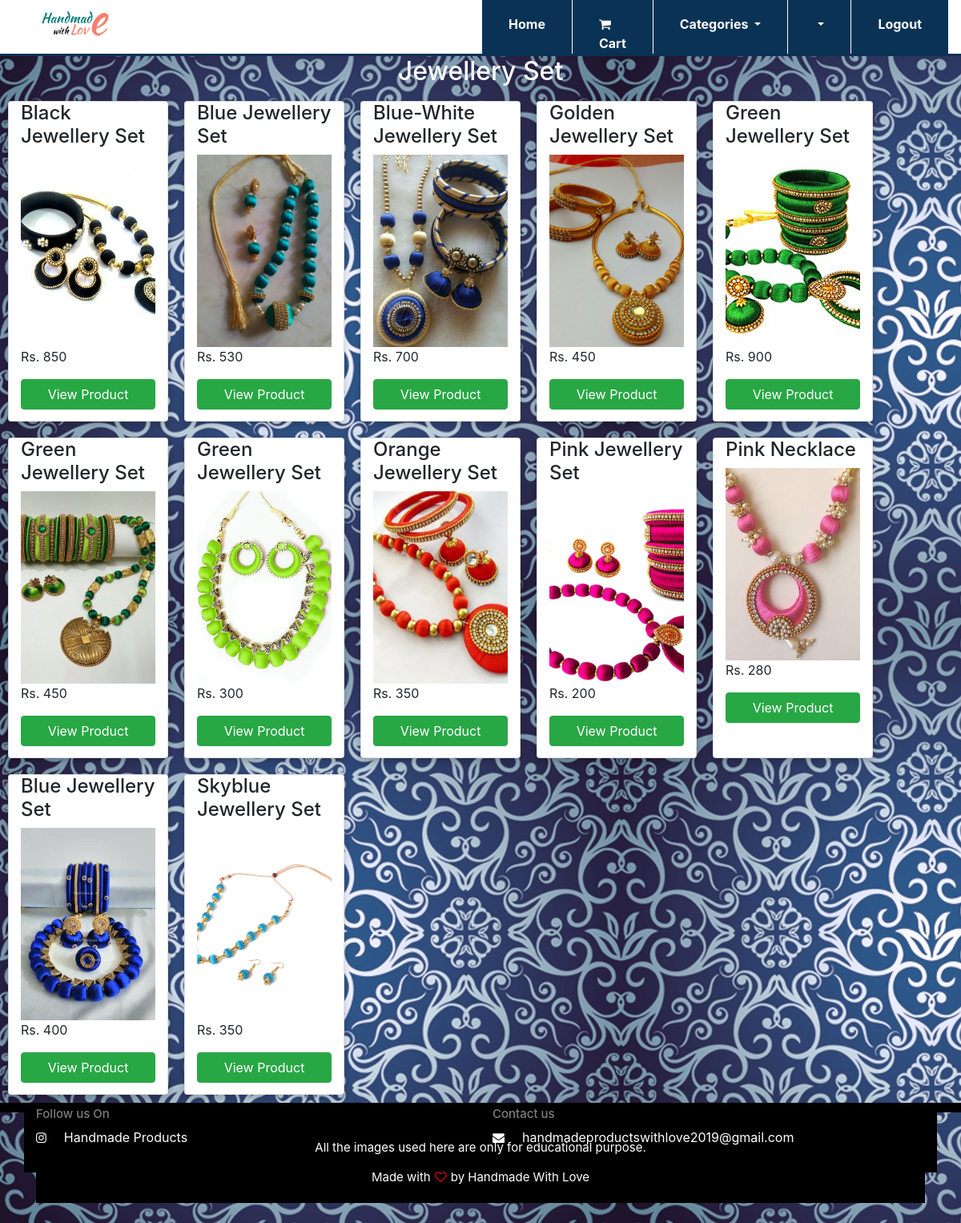
Screenshot of /jewelleryset.php with the database file from the repository.
### tables this page shows
CREATE TABLE `products` (
  `p_id` int(20) NOT NULL,
  `p_name` varchar(30) NOT NULL,
  `p_amount` int(20) NOT NULL,
  `type` varchar(50) NOT NULL,
  `imagepath` varchar(100) NOT NULL,
  `description` varchar(500) NOT NULL
);

### jewelleryset.php (the view, shortened to what this page needs)
<?php include 'userheader1.php';?>
<?php
$uid= $_SESSION['uid'];
require_once('connection.php');
$query="select * from products where type='Jewelleryset'";
$result=mysqli_query($con,$query);
?>
<!DOCTYPE html>
<html>
<head>
	<link rel="stylesheet" href="./bootstrap/bootstrap.min.css">
	<link rel="stylesheet" type="text/css" href="products.css">
	<link rel="stylesheet" href="https://stackpath.bootstrapcdn.com/font-awesome/4.7.0/css/font-awesome.min.css">
</head>
<body style="background-image: url('./images/img4.jpg'); z-index: 2;">
	<div class="product">
		<h2 class="text-center" style="color: #fff;">Jewellery Set</h2>
		<?php while($product=mysqli_fetch_assoc($result)): ?>
			<div class="card col-md-2">
				<h4><?= $product['p_name'];?></h4>
				<center><img class="card-image" src="<?= $product['imagepath'];?>" /></center>
				<p class="price">Rs. <?= $product['p_amount']; ?></p>
				<?php
				echo "<a href='displaydetails.php?uid=$uid&id=$product[p_id]'><button type='button' style='width:100%;' class='btn btn-success' name='viewproduct' id='viewproduct'>View Product</button></a>" ?>
			</div>
		<?php endwhile; ?>
	</div>
	<div class="footer1" style="position: relative; bottom: 0">
		<?php include 'footer.php';?>
</body>
</html>

### products.css (style rules this page uses)
.card { box-shadow: 0 4px 8px 0 rgba(0,0,0,0.2); transition: 0.3s; height:50vh; margin: 10px; z-index: 1; float: left; }
.footer1 { position: relative; margin-top: -180px; clear: both; height: 150px; }
.card-image { height: 30vh; width: 40vw; width: 100%; display: block; object-fit: cover; }
.footer1 { position: sticky; bottom: 0; margin-top: -180px; clear: both; height: 150px; }
.product { margin-bottom: 120px; }

### rows the page displays
products: p_name "Black Jewellery Set", imagepath (picture), p_amount "850"
products: p_name "Blue Jewellery Set", imagepath (picture), p_amount "530"
products: p_name "Blue-White Jewellery Set", imagepath (picture), p_amount "700"
products: p_name "Golden Jewellery Set", imagepath (picture), p_amount "450"
products: p_name "Green Jewellery Set", imagepath (picture), p_amount "900"
products: p_name "Green Jewellery Set", imagepath (picture), p_amount "450"
products: p_name "Green Jewellery Set", imagepath (picture), p_amount "300"
products: p_name "Orange Jewellery Set", imagepath (picture), p_amount "350"
products: p_name "Pink Jewellery Set", imagepath (picture), p_amount "200"
products: p_name "Pink Necklace", imagepath (picture), p_amount "280"
products: p_name "Blue Jewellery Set", imagepath (picture), p_amount "400"
products: p_name "Skyblue Jewellery Set", imagepath (picture), p_amount "350"
